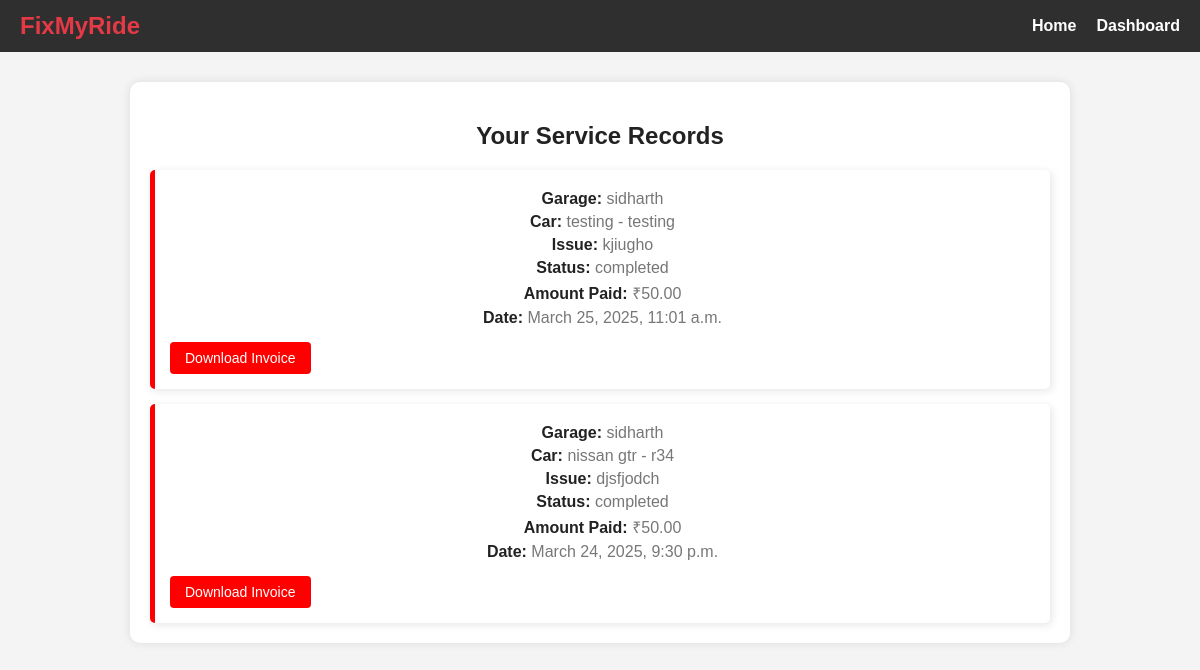
Page /service-records/ (signed in) on the committed database.
### myapp/models.py (models this page shows, shortened)
class ServiceRecord(models.Model):
    request = models.OneToOneField(Request, on_delete=models.CASCADE)
    worker = models.ForeignKey(Worker, on_delete=models.SET_NULL, null=True)
    garage = models.ForeignKey(Garage, on_delete=models.CASCADE)
    completed_at = models.DateTimeField(auto_now_add=True)
    service_price = models.DecimalField(max_digits=10, decimal_places=2, null=True, blank=True)
    invoice_pdf = models.FileField(upload_to='invoices/', null=True, blank=True)
    def __str__(self):
        return f"Service Record - {self.request} - Completed on {self.completed_at}"

class Garage(models.Model):
    name = models.CharField(max_length=100, unique=True)
    owner_name = models.CharField(max_length=100)
    contact = models.CharField(max_length=15, unique=True)
    email = models.EmailField(unique=True)
    password = models.CharField(max_length=100)  # Store hashed password
    address = models.TextField()
    services_offered = models.TextField()
    image = models.ImageField(null=True, blank=True, upload_to="images/")
    is_approved = models.BooleanField(default=False)  # Approval status

class Request(models.Model):
    STATUS_CHOICES = [
        ('pending', 'Pending'),
        ('approved', 'Approved'),
        ('rejected', 'Rejected'),
    ]
    customer = models.ForeignKey('Customer', on_delete=models.CASCADE)
    garage = models.ForeignKey('Garage', on_delete=models.CASCADE)
    car_manufacturer = models.CharField(max_length=100)
    car_model = models.CharField(max_length=100)
    issue_description = models.TextField()
    status = models.CharField(max_length=20, choices=STATUS_CHOICES, default='pending')
    created_at = models.DateTimeField(auto_now_add=True)
    worker = models.ForeignKey('Worker', on_delete=models.SET_NULL, null=True, blank=True, related_name='requests')  # Add related_name
    def __str__(self):
        return f"Request from {self.customer.first_name} {self.customer.last_name} for {self.car_manufacturer} {self.car_model}"

### myapp/views.py (the view)
    def wrapper(request, *args, **kwargs):
        if 'customer_id' in request.session:
            return view_func(request, *args, **kwargs)
        else:
            return redirect('user_login')  # Redirect to login page if not logged in

### myapp/views.py (called while the page is built)
def customer_login_required(view_func):
    def wrapper(request, *args, **kwargs):
        if 'customer_id' in request.session:
            return view_func(request, *args, **kwargs)
        else:
            return redirect('user_login')  # Redirect to login page if not logged in
    return wrapper

@customer_login_required
def service_records(request):
    customer_id = request.session.get('customer_id')
    logger.info(f"Fetching service records for customer ID: {customer_id}")
    records = ServiceRecord.objects.filter(request__customer_id=customer_id).order_by('-completed_at')
    logger.info(f"Records fetched: {records}")
    return render(request, 'service_records.html', {'records': records})

### templates/service_records.html (shortened to what this page needs)
{% load static %}
<!DOCTYPE html>
<html lang="en">
<head>
    <link rel="stylesheet" href="{% static 'css/service_records.css' %}">
</head>
<body>
    <nav class="navbar">
        <div class="logo">FixMyRide</div>
        <ul class="nav-links">
            <li><a href="{% url 'home' %}">Home</a></li>
            <li><a href="{% url 'user_dashboard' %}">Dashboard</a></li>
        </ul>
    </nav>
    <section class="service-records">
        <h2>Your Service Records</h2>
        <div class="records-container">
            {% if records %}
                {% for record in records %}
                    <div class="record-box">
                        <p><strong>Garage:</strong> {{ record.garage.name }}</p>
                        <p><strong>Car:</strong> {{ record.request.car_manufacturer }} - {{ record.request.car_model }}</p>
                        <p><strong>Issue:</strong> {{ record.request.issue_description }}</p>
                        <p><strong>Status:</strong> {{ record.request.status }}</p>
                        <p><strong>Amount Paid:</strong> ₹{{ record.service_price }}</p>
                        <p><strong>Date:</strong> {{ record.completed_at }}</p>
                        <a href="{% url 'download_invoice' record.id %}" class="btn">Download Invoice</a>
                    </div>
                {% endfor %}
            {% else %}
                <p>No service records found.</p>
            {% endif %}
        </div>
    </section>
</body>
</html>

### static/css/service_records.css (style rules this page uses)
body { font-family: Arial, sans-serif; margin: 0; padding: 0; background-color: #f4f4f4; color: #333; }
.navbar { background-color: #2F2F2F; padding: 12px 20px; display: flex; justify-content: space-between; align-items: center; }
.navbar .logo { font-family: 'Poppins', sans-serif; color: #E63946; font-size: 24px; font-weight: bold; }
.nav-links { list-style: none; display: flex; gap: 20px; margin: 0; padding: 0; }
.nav-links li { position: relative; }
.nav-links a { color: white; text-decoration: none; font-weight: bold; font-size: 16px; transition: color 0.3s ease-in-out; }
.service-records { max-width: 900px; margin: 30px auto; padding: 20px; background: white; box-shadow: 0px 0px 10px rgba(0, 0, 0, 0.1); border-radius: 10px; }
.service-records h2 { text-align: center; color: #222; margin-bottom: 20px; }
.records-container { display: flex; flex-direction: column; gap: 15px; }
.record-box { background: white; padding: 15px; border-left: 5px solid red; border-radius: 5px; box-shadow: 2px 2px 8px rgba(0, 0, 0, 0.1); }
.record-box p { margin: 5px 0; font-size: 14px; color: #333; }
.record-box strong { color: #222; }
.btn { display: inline-block; padding: 8px 15px; margin-top: 10px; background: red; color: white; text-decoration: none; font-size: 14px; border-radius: 4px; transition: background 0.3s; }
.service-records p { text-align: center; font-size: 16px; color: #777; }

### rows in the picture
ServiceRecord: garage.name "sidharth", request.car_manufacturer "testing", request.car_model "testing", request.issue_description "kjiugho", request.status "completed", service_price "50.00", completed_at "March 25, 2025, 11:01 a.m."
ServiceRecord: garage.name "sidharth", request.car_manufacturer "nissan gtr", request.car_model "r34", request.issue_description "djsfjodch", request.status "completed", service_price "50.00", completed_at "March 24, 2025, 9:30 p.m."
